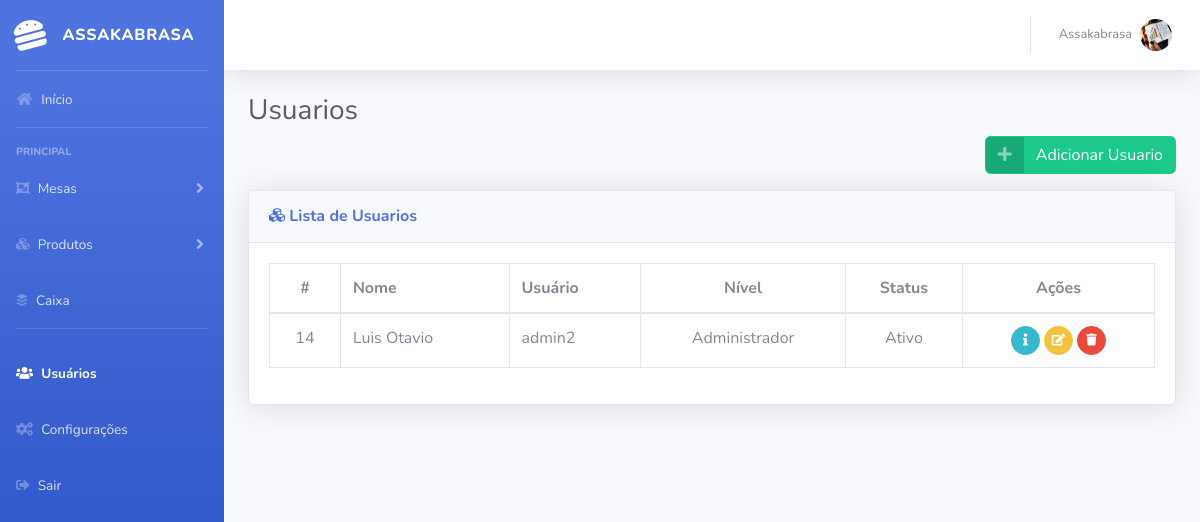
The app's page /users/ (signed in) with its own data.
### tables this page shows
CREATE TABLE `tb_usuarios` (
  `id` int(11) NOT NULL,
  `nome` varchar(60) NOT NULL,
  `sobrenome` varchar(60) NOT NULL,
  `img` varchar(255) NOT NULL,
  `email` varchar(100) NOT NULL,
  `senha` varchar(300) NOT NULL,
  `nivel` int(1) NOT NULL,
  `status` int(1) NOT NULL
);

### app/controllers/Users.php (called while the page is built, shortened)
<?php
	class Users extends Controller{
		public function __construct(){
			$this->userModel = $this->model('User');
		}
		public function index() {
			$users = $this->userModel->getUsers();
			$data = [
				'users' => $users
			];
			$this->view("/users/index", $data);
		}
	}
?>

### app/libraries/Core.php (called while the page is built, shortened)
<?php
	class Core{
		protected $currentMethod = 'index';
		public function __construct(){
			$url = $this->getUrl();
			if (file_exists("../app/controllers/" . ucwords($url[0]) . ".php")) {
				unset($url[0]);
			}
			$this->currentController = new $this->currentController();
			$this->params = $url ? array_values($url) : [];
			call_user_func_array([$this->currentController, $this->currentMethod], $this->params);
		}
		public function getUrl(){
			if (isset($_GET['url'])) {
				$url = rtrim($_GET['url'], "/");
				$url = filter_var($url, FILTER_SANITIZE_URL);
				$url = explode("/", $url);
				return $url;
			}
		}
	}
?>

### public/index.php (called while the page is built, shortened)
<?php
	$init = new Core;
?>

### app/libraries/Database.php (called while the page is built, shortened)
<?php
	class Database {
		private $host = DB_HOST;
		private $user = DB_USER;
		private $pass = DB_PASS;
		private $dbname = DB_NAME;
		private $dbh;
		private $stmt;
		public function __construct() {
			$dsn = 'mysql:host=' . $this->host . ';dbname=' . $this->dbname;
			$options = array(
			);
			try{
				$this->dbh = new PDO($dsn, $this->user, $this->pass, $options);
			} catch(PDOException $e){
				$this->error = $e->errorInfo();
				echo $this->error;
			}
		}
		public function query($sql) {
			$this->stmt = $this->dbh->prepare($sql);
		}
		public function bind($param, $value, $type = null) {
			if (is_null($type)) {
				switch (true) {
					case is_int($value):
						$type = PDO::PARAM_INT;
						break;
					default:
						$type = PDO::PARAM_STR;
						break;
				}
			}
			$this->stmt->bindValue($param, $value, $type);
		}
		public function execute() {
			return $this->stmt->execute();
		}
		public function resultSet() {
			$this->execute();
			return $this->stmt->fetchAll(PDO::FETCH_OBJ);
		}
	}
?>

### app/models/User.php (called while the page is built, shortened)
<?php
	class User {
		private $db;
		public function __construct() {
			$this->db = new Database;
		}
		public function getUsers(){
			$this->db->query("SELECT * FROM tb_usuarios");
			if ($this->db->execute()) {
				return $this->db->resultSet();
			}
		}
		public function verifyUser($id) {
			$this->db->query("SELECT * FROM tb_usuarios WHERE id = :id AND status = :status");
			$this->db->bind(":id", $id);
			$this->db->bind(":status", 1);
			$this->db->execute();
			if ($this->db->rowCount() > 0) {
				return true;
			}else{
				return false;
			}
		}
	}
?>

### app/views/users/index.php (the view, shortened to what this page needs)
<?php require_once APPROOT . '/views/inc/header.php'; ?>
<div class="row">
	<div class="col-lg-12">
		<h1 class="h3 mb-2 text-gray-800">Usuarios</h1>
		<div class="row">
			<div class="col-12 text-right">
				<a href="#adicionar_Usuario" data-toggle="modal" class="btn btn-success btn-icon-split">
					<span class="icon text-white-50">
						<i class="fas fa-plus"></i>
					</span>
					<span class="text">Adicionar Usuario</span>
				</a>
			</div>
		</div>
		<div class="card shadow mb-4 mt-3">
			<div class="card-header py-3">
				<h6 class="m-0 font-weight-bold text-primary"><i class="fas fa-cubes"></i> Lista de Usuarios</h6>
			</div>
			<div class="card-body">
				<div class="table-responsive">
					<table class="table table-bordered" id="dataTable" width="100%" cellspacing="0">
						<thead>
							<tr>
								<th class="text-center">#</th>
								<th>Nome</th>
								<th>Usuário</th>
								<th class="text-center">Nível</th>
								<th class="text-center">Status</th>
								<th class="text-center">Ações</th>
							</tr>
						</thead>
						<tbody>
							<?php foreach ($data['users'] as $key => $value): ?>
								<?php if ($value->id != $_SESSION['id_usuario']): ?>
									<tr>
										<td class="text-center"><?php echo $value->id ?></td>
										<td><?php echo $value->nome . " " . $value->sobrenome ?></td>
										<td><?php echo $value->email ?></td>
										<td class="text-center"><?php echo $value->nivel == 1 ? 'Administrador' : 'Funcionário';?></td>
										<td class="text-center"><?php echo $value->status == 1 ? 'Ativo' : 'Inativo'; ?></td>
										<td class="text-center">
											<a class="btn btn-info btn-circle btn-sm" href="#" id="<?php echo $value->id ?>" data-toggle="modal" data-placement="top" data-target="#modal_info" title="Informações do Usuario">
												<i class="fas fa-info"></i>
											</a>
											<a class="btn btn-warning btn-circle btn-sm" href="<?php echo URLROOT ?>/users/updateUser/<?php echo $value->id ?>" id="<?php echo $value->id ?>" data-toggle="modal" data-placement="top" data-target="#modal_editar" title="Editar Usuario" modal-size="modal-lg">
												<i class="fas fa-edit"></i>
											</a>
											<a class="btn btn-danger btn-circle btn-sm" href="<?php echo URLROOT ?>/users/deleteUser/<?php echo $value->id ?>" data-toggle="modal" data-placement="top" data-target="#modal_excluir" title="Excluir Usuario" text="Deseja Realmente excluir este Usuário ?">
												<i class="fas fa-trash"></i>
											</a>
										</td>
									</tr>
								<?php endif; ?>
							<?php endforeach ?>
						</tbody>
					</table>
				</div>
			</div>
		</div>
	</div>
</div>
<?php require_once APPROOT . '/views/inc/footer.php'; ?>

### records on screen
tb_usuarios: id "14", nome "Luis", sobrenome "Otavio", email "admin2", nivel "Administrador", status "Ativo"

### other values on screen
$_SESSION['nome'] "Assakabrasa"
